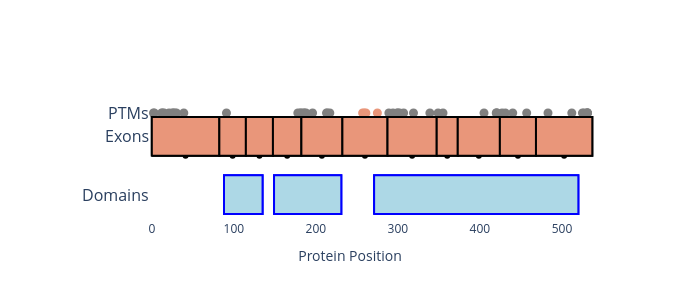

Here is the notebook cell this chart was saved with:
### Code cell
print("Let's visualize the protein (exons, PTMs, and domains)! Please pick an isoform to visualize:")
text_id = 'FYN'
id_type = "Name"
isoforms = plotter.get_isoform_ids(text_id, id_type)
canonical_isoform = plotter.get_canonical_isoform(text_id, id_type = id_type)

#append indicator which is canonical
isoforms = [i + " (Canonical)" if i == canonical_isoform else i for i in isoforms]
isoform_id = isoforms[0].split(' ')[0]

#output transcripts associated with isoform
transcripts = plotter.get_transcript_ids(isoform_id, id_type = 'Isoform')
print('Transcript IDs: ' + ', '.join(transcripts))

exons = plotter.get_exon_info(isoform_id, id_type = 'Isoform')
ptms = plotter.get_ptm_table(isoform_id, include_constitutive = True)
if isoform_id == canonical_isoform:
    domains = plotter.get_domain_info(isoform_id.split('-')[0], id_type = 'UniProt')
    #domains = None
else:
    domains = None

fig = plotting.plot_protein_info(exons, ptms, list(domains))
fig.show()

### Figure 1 — Plotly figure (JSON) as saved in the notebook; plotly's stock layout.template omitted (floating-point values rounded to 4 significant figures)
{"data": [{"fill": "toself", "fillcolor": "darksalmon", "hovertemplate": "Exon: ENSE00003497339<br>Rank: 4<br>Range: 0.0-82.33<br>Constitutive: False", "line": {"color": "black"}, "mode": "markers", "name": "Exon4", "showlegend": false, "type": "scatter", "x": [41.17], "y": [0.4]}, {"fill": "toself", "fillcolor": "darksalmon", "line": {"color": "black"}, "mode": "lines", "name": "Exon4", "showlegend": false, "type": "scatter", "x": [0, 82.33, 82.33, 0, 0], "y": [0.4, 0.4, 0.5, 0.5, 0.4]}, {"fill": "toself", "fillcolor": "darksalmon", "hovertemplate": "Exon: ENSE00003528595<br>Rank: 5<br>Range: 82.33-114.67<br>Constitutive: False", "line": {"color": "black"}, "mode": "markers", "name": "Exon5", "showlegend": false, "type": "scatter", "x": [98.5], "y": [0.4]}, {"fill": "toself", "fillcolor": "darksalmon", "line": {"color": "black"}, "mode": "lines", "name": "Exon5", "showlegend": false, "type": "scatter", "x": [82.33, 114.7, 114.7, 82.33, 82.33], "y": [0.4, 0.4, 0.5, 0.5, 0.4]}, {"fill": "toself", "fillcolor": "darksalmon", "hovertemplate": "Exon: ENSE00003467096<br>Rank: 6<br>Range: 114.67-147.67<br>Constitutive: False", "line": {"color": "black"}, "mode": "markers", "name": "Exon6", "showlegend": false, "type": "scatter", "x": [131.2], "y": [0.4]}, {"fill": "toself", "fillcolor": "darksalmon", "line": {"color": "black"}, "mode": "lines", "name": "Exon6", "showlegend": false, "type": "scatter", "x": [114.7, 147.7, 147.7, 114.7, 114.7], "y": [0.4, 0.4, 0.5, 0.5, 0.4]}, {"fill": "toself", "fillcolor": "darksalmon", "hovertemplate": "Exon: ENSE00003481156<br>Rank: 7<br>Range: 147.67-182.33<br>Constitutive: False", "line": {"color": "black"}, "mode": "markers", "name": "Exon7", "showlegend": false, "type": "scatter", "x": [165], "y": [0.4]}, {"fill": "toself", "fillcolor": "darksalmon", "line": {"color": "black"}, "mode": "lines", "name": "Exon7", "showlegend": false, "type": "scatter", "x": [147.7, 182.3, 182.3, 147.7, 147.7], "y": [0.4, 0.4, 0.5, 0.5, 0.4]}, {"fill": "toself", "fillcolor": "darksalmon", "hovertemplate": "Exon: ENSE00003791523<br>Rank: 8<br>Range: 182.33-232.33<br>Constitutive: False", "line": {"color": "black"}, "mode": "markers", "name": "Exon8", "showlegend": false, "type": "scatter", "x": [207.3], "y": [0.4]}, {"fill": "toself", "fillcolor": "darksalmon", "line": {"color": "black"}, "mode": "lines", "name": "Exon8", "showlegend": false, "type": "scatter", "x": [182.3, 232.3, 232.3, 182.3, 182.3], "y": [0.4, 0.4, 0.5, 0.5, 0.4]}, {"fill": "toself", "fillcolor": "darksalmon", "hovertemplate": "Exon: ENSE00003472114<br>Rank: 9<br>Range: 232.33-287.33<br>Constitutive: False", "line": {"color": "black"}, "mode": "markers", "name": "Exon9", "showlegend": false, "type": "scatter", "x": [259.8], "y": [0.4]}, {"fill": "toself", "fillcolor": "darksalmon", "line": {"color": "black"}, "mode": "lines", "name": "Exon9", "showlegend": false, "type": "scatter", "x": [232.3, 287.3, 287.3, 232.3, 232.3], "y": [0.4, 0.4, 0.5, 0.5, 0.4]}, {"fill": "toself", "fillcolor": "darksalmon", "hovertemplate": "Exon: ENSE00001880540<br>Rank: 10<br>Range: 287.33-347.33<br>Constitutive: False", "line": {"color": "black"}, "mode": "markers", "name": "Exon10", "showlegend": false, "type": "scatter", "x": [317.3], "y": [0.4]}, {"fill": "toself", "fillcolor": "darksalmon", "line": {"color": "black"}, "mode": "lines", "name": "Exon10", "showlegend": false, "type": "scatter", "x": [287.3, 347.3, 347.3, 287.3, 287.3], "y": [0.4, 0.4, 0.5, 0.5, 0.4]}, {"fill": "toself", "fillcolor": "darksalmon", "hovertemplate": "Exon: ENSE00003674937<br>Rank: 11<br>Range: 347.33-373.0<br>Constitutive: False", "line": {"color": "black"}, "mode": "markers", "name": "Exon11", "showlegend": false, "type": "scatter", "x": [360.2], "y": [0.4]}, {"fill": "toself", "fillcolor": "darksalmon", "line": {"color": "black"}, "mode": "lines", "name": "Exon11", "showlegend": false, "type": "scatter", "x": [347.3, 373, 373, 347.3, 347.3], "y": [0.4, 0.4, 0.5, 0.5, 0.4]}, {"fill": "toself", "fillcolor": "darksalmon", "hovertemplate": "Exon: ENSE00003601706<br>Rank: 12<br>Range: 373.0-424.33<br>Constitutive: False", "line": {"color": "black"}, "mode": "markers", "name": "Exon12", "showlegend": false, "type": "scatter", "x": [398.7], "y": [0.4]}, {"fill": "toself", "fillcolor": "darksalmon", "line": {"color": "black"}, "mode": "lines", "name": "Exon12", "showlegend": false, "type": "scatter", "x": [373, 424.3, 424.3, 373, 373], "y": [0.4, 0.4, 0.5, 0.5, 0.4]}, {"fill": "toself", "fillcolor": "darksalmon", "hovertemplate": "Exon: ENSE00003504910<br>Rank: 13<br>Range: 424.33-468.33<br>Constitutive: False", "line": {"color": "black"}, "mode": "markers", "name": "Exon13", "showlegend": false, "type": "scatter", "x": [446.3], "y": [0.4]}, {"fill": "toself", "fillcolor": "darksalmon", "line": {"color": "black"}, "mode": "lines", "name": "Exon13", "showlegend": false, "type": "scatter", "x": [424.3, 468.3, 468.3, 424.3, 424.3], "y": [0.4, 0.4, 0.5, 0.5, 0.4]}, {"fill": "toself", "fillcolor": "darksalmon", "hovertemplate": "Exon: ENSE00001939766<br>Rank: 14<br>Range: 468.33-537.0<br>Constitutive: False", "line": {"color": "black"}, "mode": "markers", "name": "Exon14", "showlegend": false, "type": "scatter", "x": [502.7], "y": [0.4]}, {"fill": "toself", "fillcolor": "darksalmon", "line": {"color": "black"}, "mode": "lines", "name": "Exon14", "showlegend": false, "type": "scatter", "x": [468.3, 537, 537, 468.3, 468.3], "y": [0.4, 0.4, 0.5, 0.5, 0.4]}, {"hovertemplate": "PTM Site: G2<br>Modification: Myristoylation<br>Fraction of Isoforms: 1.0<br>Canonical Position: 2<br>Conserved Flank: 1.0", "marker": {"color": "gray", "size": 9}, "mode": "markers", "name": "", "showlegend": false, "type": "scatter", "x": [2], "y": [0.51]}, {"hovertemplate": "PTM Site: C3<br>Modification: Palmitoylation<br>Fraction of Isoforms: 1.0<br>Canonical Position: 3<br>Conserved Flank: 1.0", "marker": {"color": "gray", "size": 9}, "mode": "markers", "name": "", "showlegend": false, "type": "scatter", "x": [3], "y": [0.51]}, {"hovertemplate": "PTM Site: T12<br>Modification: Phosphorylation<br>Fraction of Isoforms: 1.0<br>Canonical Position: 12<br>Conserved Flank: 1.0", "marker": {"color": "gray", "size": 9}, "mode": "markers", "name": "", "showlegend": false, "type": "scatter", "x": [12], "y": [0.51]}, {"hovertemplate": "PTM Site: K13<br>Modification: Ubiquitination<br>Fraction of Isoforms: 1.0<br>Canonical Position: 13<br>Conserved Flank: 1.0", "marker": {"color": "gray", "size": 9}, "mode": "markers", "name": "", "showlegend": false, "type": "scatter", "x": [13], "y": [0.51]}, {"hovertemplate": "PTM Site: T15<br>Modification: Phosphorylation<br>Fraction of Isoforms: 1.0<br>Canonical Position: 15<br>Conserved Flank: 1.0", "marker": {"color": "gray", "size": 9}, "mode": "markers", "name": "", "showlegend": false, "type": "scatter", "x": [15], "y": [0.51]}, {"hovertemplate": "PTM Site: S21<br>Modification: Phosphorylation<br>Fraction of Isoforms: 1.0<br>Canonical Position: 21<br>Conserved Flank: 1.0", "marker": {"color": "gray", "size": 9}, "mode": "markers", "name": "", "showlegend": false, "type": "scatter", "x": [21], "y": [0.51]}, {"hovertemplate": "PTM Site: S25<br>Modification: Phosphorylation<br>Fraction of Isoforms: 1.0<br>Canonical Position: 25<br>Conserved Flank: 1.0", "marker": {"color": "gray", "size": 9}, "mode": "markers", "name": "", "showlegend": false, "type": "scatter", "x": [25], "y": [0.51]}, {"hovertemplate": "PTM Site: S26<br>Modification: Phosphorylation<br>Fraction of Isoforms: 1.0<br>Canonical Position: 26<br>Conserved Flank: 1.0", "marker": {"color": "gray", "size": 9}, "mode": "markers", "name": "", "showlegend": false, "type": "scatter", "x": [26], "y": [0.51]}, {"hovertemplate": "PTM Site: Y28<br>Modification: Phosphorylation<br>Fraction of Isoforms: 1.0<br>Canonical Position: 28<br>Conserved Flank: 1.0", "marker": {"color": "gray", "size": 9}, "mode": "markers", "name": "", "showlegend": false, "type": "scatter", "x": [28], "y": [0.51]}, {"hovertemplate": "PTM Site: Y30<br>Modification: Phosphorylation<br>Fraction of Isoforms: 1.0<br>Canonical Position: 30<br>Conserved Flank: 1.0", "marker": {"color": "gray", "size": 9}, "mode": "markers", "name": "", "showlegend": false, "type": "scatter", "x": [30], "y": [0.51]}, {"hovertemplate": "PTM Site: Y39<br>Modification: Phosphorylation<br>Fraction of Isoforms: 1.0<br>Canonical Position: 39<br>Conserved Flank: 1.0", "marker": {"color": "gray", "size": 9}, "mode": "markers", "name": "", "showlegend": false, "type": "scatter", "x": [39], "y": [0.51]}, {"hovertemplate": "PTM Site: Y91<br>Modification: Phosphorylation<br>Fraction of Isoforms: 1.0<br>Canonical Position: 91<br>Conserved Flank: 1.0", "marker": {"color": "gray", "size": 9}, "mode": "markers", "name": "", "showlegend": false, "type": "scatter", "x": [91], "y": [0.51]}, {"hovertemplate": "PTM Site: S178<br>Modification: Phosphorylation<br>Fraction of Isoforms: 1.0<br>Canonical Position: 178<br>Conserved Flank: 1.0", "marker": {"color": "gray", "size": 9}, "mode": "markers", "name": "", "showlegend": false, "type": "scatter", "x": [178], "y": [0.51]}, {"hovertemplate": "PTM Site: T181<br>Modification: Phosphorylation<br>Fraction of Isoforms: 1.0<br>Canonical Position: 181<br>Conserved Flank: 1.0", "marker": {"color": "gray", "size": 9}, "mode": "markers", "name": "", "showlegend": false, "type": "scatter", "x": [181], "y": [0.51]}, {"hovertemplate": "PTM Site: K182<br>Modification: Ubiquitination<br>Fraction of Isoforms: 1.0<br>Canonical Position: 182<br>Conserved Flank: 1.0", "marker": {"color": "gray", "size": 9}, "mode": "markers", "name": "", "showlegend": false, "type": "scatter", "x": [182], "y": [0.51]}, {"hovertemplate": "PTM Site: Y185<br>Modification: Phosphorylation<br>Fraction of Isoforms: 1.0<br>Canonical Position: 185<br>Conserved Flank: 1.0", "marker": {"color": "gray", "size": 9}, "mode": "markers", "name": "", "showlegend": false, "type": "scatter", "x": [185], "y": [0.51]}, {"hovertemplate": "PTM Site: S186<br>Modification: Phosphorylation<br>Fraction of Isoforms: 1.0<br>Canonical Position: 186<br>Conserved Flank: 1.0", "marker": {"color": "gray", "size": 9}, "mode": "markers", "name": "", "showlegend": false, "type": "scatter", "x": [186], "y": [0.51]}, {"hovertemplate": "PTM Site: S188<br>Modification: Phosphorylation<br>Fraction of Isoforms: 1.0<br>Canonical Position: 188<br>Conserved Flank: 1.0", "marker": {"color": "gray", "size": 9}, "mode": "markers", "name": "", "showlegend": false, "type": "scatter", "x": [188], "y": [0.51]}, {"hovertemplate": "PTM Site: K196<br>Modification: Ubiquitination<br>Fraction of Isoforms: 1.0<br>Canonical Position: 196<br>Conserved Flank: 1.0", "marker": {"color": "gray", "size": 9}, "mode": "markers", "name": "", "showlegend": false, "type": "scatter", "x": [196], "y": [0.51]}, {"hovertemplate": "PTM Site: Y213<br>Modification: Phosphorylation<br>Fraction of Isoforms: 1.0<br>Canonical Position: 213<br>Conserved Flank: 1.0", "marker": {"color": "gray", "size": 9}, "mode": "markers", "name": "", "showlegend": false, "type": "scatter", "x": [213], "y": [0.51]}, {"hovertemplate": "PTM Site: Y214<br>Modification: Phosphorylation<br>Fraction of Isoforms: 1.0<br>Canonical Position: 214<br>Conserved Flank: 1.0", "marker": {"color": "gray", "size": 9}, "mode": "markers", "name": "", "showlegend": false, "type": "scatter", "x": [214], "y": [0.51]}, {"hovertemplate": "PTM Site: T217<br>Modification: Phosphorylation<br>Fraction of Isoforms: 1.0<br>Canonical Position: 217<br>Conserved Flank: 1.0", "marker": {"color": "gray", "size": 9}, "mode": "markers", "name": "", "showlegend": false, "type": "scatter", "x": [217], "y": [0.51]}, {"hovertemplate": "PTM Site: S257<br>Modification: Phosphorylation<br>Fraction of Isoforms: 0.33<br>Canonical Position: 257<br>Conserved Flank: 1.0", "marker": {"color": "darksalmon", "size": 9}, "mode": "markers", "name": "", "showlegend": false, "type": "scatter", "x": [257], "y": [0.51]}, {"hovertemplate": "PTM Site: K259<br>Modification: Ubiquitination<br>Fraction of Isoforms: 0.33<br>Canonical Position: 259<br>Conserved Flank: 1.0", "marker": {"color": "darksalmon", "size": 9}, "mode": "markers", "name": "", "showlegend": false, "type": "scatter", "x": [259], "y": [0.51]}, {"hovertemplate": "PTM Site: K261<br>Modification: Ubiquitination<br>Fraction of Isoforms: 0.33<br>Canonical Position: 261<br>Conserved Flank: 1.0", "marker": {"color": "darksalmon", "size": 9}, "mode": "markers", "name": "", "showlegend": false, "type": "scatter", "x": [261], "y": [0.51]}, {"hovertemplate": "PTM Site: K275<br>Modification: Ubiquitination<br>Fraction of Isoforms: 0.33<br>Canonical Position: 275<br>Conserved Flank: 1.0", "marker": {"color": "darksalmon", "size": 9}, "mode": "markers", "name": "", "showlegend": false, "type": "scatter", "x": [275], "y": [0.51]}, {"hovertemplate": "PTM Site: T289<br>Modification: Phosphorylation<br>Fraction of Isoforms: 1.0<br>Canonical Position: 289<br>Conserved Flank: 1.0", "marker": {"color": "gray", "size": 9}, "mode": "markers", "name": "", "showlegend": false, "type": "scatter", "x": [289], "y": [0.51]}, {"hovertemplate": "PTM Site: T294<br>Modification: Phosphorylation<br>Fraction of Isoforms: 1.0<br>Canonical Position: 294<br>Conserved Flank: 1.0", "marker": {"color": "gray", "size": 9}, "mode": "markers", "name": "", "showlegend": false, "type": "scatter", "x": [294], "y": [0.51]}, {"hovertemplate": "PTM Site: K299<br>Modification: Ubiquitination<br>Fraction of Isoforms: 1.0<br>Canonical Position: 299<br>Conserved Flank: 1.0", "marker": {"color": "gray", "size": 9}, "mode": "markers", "name": "", "showlegend": false, "type": "scatter", "x": [299], "y": [0.51]}, {"hovertemplate": "PTM Site: T300<br>Modification: Phosphorylation<br>Fraction of Isoforms: 1.0<br>Canonical Position: 300<br>Conserved Flank: 1.0", "marker": {"color": "gray", "size": 9}, "mode": "markers", "name": "", "showlegend": false, "type": "scatter", "x": [300], "y": [0.51]}, {"hovertemplate": "PTM Site: K302<br>Modification: Ubiquitination<br>Fraction of Isoforms: 1.0<br>Canonical Position: 302<br>Conserved Flank: 1.0", "marker": {"color": "gray", "size": 9}, "mode": "markers", "name": "", "showlegend": false, "type": "scatter", "x": [302], "y": [0.51]}, {"hovertemplate": "PTM Site: S307<br>Modification: Phosphorylation<br>Fraction of Isoforms: 1.0<br>Canonical Position: 307<br>Conserved Flank: 1.0", "marker": {"color": "gray", "size": 9}, "mode": "markers", "name": "", "showlegend": false, "type": "scatter", "x": [307], "y": [0.51]}, {"hovertemplate": "PTM Site: K319<br>Modification: Ubiquitination<br>Fraction of Isoforms: 1.0<br>Canonical Position: 319<br>Conserved Flank: 1.0", "marker": {"color": "gray", "size": 9}, "mode": "markers", "name": "", "showlegend": false, "type": "scatter", "x": [319], "y": [0.51]}, {"hovertemplate": "PTM Site: Y339<br>Modification: Phosphorylation<br>Fraction of Isoforms: 1.0<br>Canonical Position: 339<br>Conserved Flank: 1.0", "marker": {"color": "gray", "size": 9}, "mode": "markers", "name": "", "showlegend": false, "type": "scatter", "x": [339], "y": [0.51]}, {"hovertemplate": "PTM Site: S349<br>Modification: Phosphorylation<br>Fraction of Isoforms: 1.0<br>Canonical Position: 349<br>Conserved Flank: 1.0", "marker": {"color": "gray", "size": 9}, "mode": "markers", "name": "", "showlegend": false, "type": "scatter", "x": [349], "y": [0.51]}, {"hovertemplate": "PTM Site: K355<br>Modification: Ubiquitination<br>Fraction of Isoforms: 1.0<br>Canonical Position: 355<br>Conserved Flank: 1.0", "marker": {"color": "gray", "size": 9}, "mode": "markers", "name": "", "showlegend": false, "type": "scatter", "x": [355], "y": [0.51]}, {"hovertemplate": "PTM Site: K405<br>Modification: Ubiquitination<br>Fraction of Isoforms: 1.0<br>Canonical Position: 405<br>Conserved Flank: 1.0", "marker": {"color": "gray", "size": 9}, "mode": "markers", "name": "", "showlegend": false, "type": "scatter", "x": [405], "y": [0.51]}, {"hovertemplate": "PTM Site: Y420<br>Modification: Phosphorylation<br>Fraction of Isoforms: 1.0<br>Canonical Position: 420<br>Conserved Flank: 1.0", "marker": {"color": "gray", "size": 9}, "mode": "markers", "name": "", "showlegend": false, "type": "scatter", "x": [420], "y": [0.51]}, {"hovertemplate": "PTM Site: Y420<br>Modification: Phosphorylation<br>Fraction of Isoforms: 1.0<br>Canonical Position: 417<br>Conserved Flank: 1.0", "marker": {"color": "gray", "size": 9}, "mode": "markers", "name": "", "showlegend": false, "type": "scatter", "x": [420], "y": [0.51]}, {"hovertemplate": "PTM Site: T421<br>Modification: Phosphorylation<br>Fraction of Isoforms: 1.0<br>Canonical Position: 421<br>Conserved Flank: 1.0", "marker": {"color": "gray", "size": 9}, "mode": "markers", "name": "", "showlegend": false, "type": "scatter", "x": [421], "y": [0.51]}, {"hovertemplate": "PTM Site: K427<br>Modification: Ubiquitination<br>Fraction of Isoforms: 1.0<br>Canonical Position: 427<br>Conserved Flank: 1.0", "marker": {"color": "gray", "size": 9}, "mode": "markers", "name": "", "showlegend": false, "type": "scatter", "x": [427], "y": [0.51]}, {"hovertemplate": "PTM Site: K431<br>Modification: Ubiquitination<br>Fraction of Isoforms: 1.0<br>Canonical Position: 431<br>Conserved Flank: 1.0", "marker": {"color": "gray", "size": 9}, "mode": "markers", "name": "", "showlegend": false, "type": "scatter", "x": [431], "y": [0.51]}, {"hovertemplate": "PTM Site: Y440<br>Modification: Phosphorylation<br>Fraction of Isoforms: 1.0<br>Canonical Position: 440<br>Conserved Flank: 1.0", "marker": {"color": "gray", "size": 9}, "mode": "markers", "name": "", "showlegend": false, "type": "scatter", "x": [440], "y": [0.51]}, {"hovertemplate": "PTM Site: T457<br>Modification: Phosphorylation<br>Fraction of Isoforms: 1.0<br>Canonical Position: 457<br>Conserved Flank: 1.0", "marker": {"color": "gray", "size": 9}, "mode": "markers", "name": "", "showlegend": false, "type": "scatter", "x": [457], "y": [0.51]}, {"hovertemplate": "PTM Site: Y483<br>Modification: Phosphorylation<br>Fraction of Isoforms: 1.0<br>Canonical Position: 483<br>Conserved Flank: 1.0", "marker": {"color": "gray", "size": 9}, "mode": "markers", "name": "", "showlegend": false, "type": "scatter", "x": [483], "y": [0.51]}, {"hovertemplate": "PTM Site: T512<br>Modification: Phosphorylation<br>Fraction of Isoforms: 1.0<br>Canonical Position: 512<br>Conserved Flank: 1.0", "marker": {"color": "gray", "size": 9}, "mode": "markers", "name": "", "showlegend": false, "type": "scatter", "x": [512], "y": [0.51]}, {"hovertemplate": "PTM Site: T525<br>Modification: Phosphorylation<br>Fraction of Isoforms: 1.0<br>Canonical Position: 525<br>Conserved Flank: 1.0", "marker": {"color": "gray", "size": 9}, "mode": "markers", "name": "", "showlegend": false, "type": "scatter", "x": [525], "y": [0.51]}, {"hovertemplate": "PTM Site: T527<br>Modification: Phosphorylation<br>Fraction of Isoforms: 1.0<br>Canonical Position: 527<br>Conserved Flank: 1.0", "marker": {"color": "gray", "size": 9}, "mode": "markers", "name": "", "showlegend": false, "type": "scatter", "x": [527], "y": [0.51]}, {"hovertemplate": "PTM Site: Y531<br>Modification: Phosphorylation<br>Fraction of Isoforms: 1.0<br>Canonical Position: 531<br>Conserved Flank: 1.0", "marker": {"color": "gray", "size": 9}, "mode": "markers", "name": "", "showlegend": false, "type": "scatter", "x": [531], "y": [0.51]}, {"hovertemplate": "PTM Site: Y531<br>Modification: Phosphorylation<br>Fraction of Isoforms: 1.0<br>Canonical Position: 528<br>Conserved Flank: 1.0", "marker": {"color": "gray", "size": 9}, "mode": "markers", "name": "", "showlegend": false, "type": "scatter", "x": [531], "y": [0.51]}, {"hovertemplate": "PTM Site: Y531<br>Modification: Phosphorylation<br>Fraction of Isoforms: 1.0<br>Canonical Position: 528<br>Conserved Flank: 1.0", "marker": {"color": "gray", "size": 9}, "mode": "markers", "name": "", "showlegend": false, "type": "scatter", "x": [531], "y": [0.51]}, {"hovertemplate": "PTM Site: Y531<br>Modification: Phosphorylation<br>Fraction of Isoforms: 1.0<br>Canonical Position: 531<br>Conserved Flank: 1.0", "marker": {"color": "gray", "size": 9}, "mode": "markers", "name": "", "showlegend": false, "type": "scatter", "x": [531], "y": [0.51]}, {"fill": "toself", "fillcolor": "lightblue", "line": {"color": "blue"}, "mode": "lines+text", "name": "SH3_1", "showlegend": false, "type": "scatter", "x": [88, 135, 135, 88, 88], "y": [0.25, 0.25, 0.35, 0.35, 0.25]}, {"fill": "toself", "fillcolor": "lightblue", "line": {"color": "blue"}, "mode": "lines+text", "name": "SH2", "showlegend": false, "type": "scatter", "x": [149, 231, 231, 149, 149], "y": [0.25, 0.25, 0.35, 0.35, 0.25]}, {"fill": "toself", "fillcolor": "lightblue", "line": {"color": "blue"}, "mode": "lines+text", "name": "Pkinase_Tyr", "showlegend": false, "type": "scatter", "x": [271, 520, 520, 271, 271], "y": [0.25, 0.25, 0.35, 0.35, 0.25]}], "layout": {"annotations": [{"font": {"size": 16}, "showarrow": false, "text": "Exons", "x": -1, "xanchor": "right", "y": 0.45}, {"font": {"size": 16}, "showarrow": false, "text": "PTMs", "x": -1, "xanchor": "right", "y": 0.51}, {"align": "left", "font": {"size": 16}, "showarrow": false, "text": "Domains", "x": -1, "xanchor": "right", "y": 0.3}], "height": 300, "plot_bgcolor": "rgba(0,0,0,0)", "shapes": [{"fillcolor": "darksalmon", "line": {"color": "black"}, "type": "rect", "x0": 0, "x1": 82.33, "y0": 0.4, "y1": 0.5}, {"fillcolor": "darksalmon", "line": {"color": "black"}, "type": "rect", "x0": 82.33, "x1": 114.7, "y0": 0.4, "y1": 0.5}, {"fillcolor": "darksalmon", "line": {"color": "black"}, "type": "rect", "x0": 114.7, "x1": 147.7, "y0": 0.4, "y1": 0.5}, {"fillcolor": "darksalmon", "line": {"color": "black"}, "type": "rect", "x0": 147.7, "x1": 182.3, "y0": 0.4, "y1": 0.5}, {"fillcolor": "darksalmon", "line": {"color": "black"}, "type": "rect", "x0": 182.3, "x1": 232.3, "y0": 0.4, "y1": 0.5}, {"fillcolor": "darksalmon", "line": {"color": "black"}, "type": "rect", "x0": 232.3, "x1": 287.3, "y0": 0.4, "y1": 0.5}, {"fillcolor": "darksalmon", "line": {"color": "black"}, "type": "rect", "x0": 287.3, "x1": 347.3, "y0": 0.4, "y1": 0.5}, {"fillcolor": "darksalmon", "line": {"color": "black"}, "type": "rect", "x0": 347.3, "x1": 373, "y0": 0.4, "y1": 0.5}, {"fillcolor": "darksalmon", "line": {"color": "black"}, "type": "rect", "x0": 373, "x1": 424.3, "y0": 0.4, "y1": 0.5}, {"fillcolor": "darksalmon", "line": {"color": "black"}, "type": "rect", "x0": 424.3, "x1": 468.3, "y0": 0.4, "y1": 0.5}, {"fillcolor": "darksalmon", "line": {"color": "black"}, "type": "rect", "x0": 468.3, "x1": 537, "y0": 0.4, "y1": 0.5}, {"fillcolor": "lightblue", "line": {"color": "blue"}, "type": "rect", "x0": 88, "x1": 135, "y0": 0.25, "y1": 0.35}, {"fillcolor": "lightblue", "line": {"color": "blue"}, "type": "rect", "x0": 149, "x1": 231, "y0": 0.25, "y1": 0.35}, {"fillcolor": "lightblue", "line": {"color": "blue"}, "type": "rect", "x0": 271, "x1": 520, "y0": 0.25, "y1": 0.35}], "width": 700, "xaxis": {"title": {"text": "Protein Position"}}, "yaxis": {"visible": false}}}
